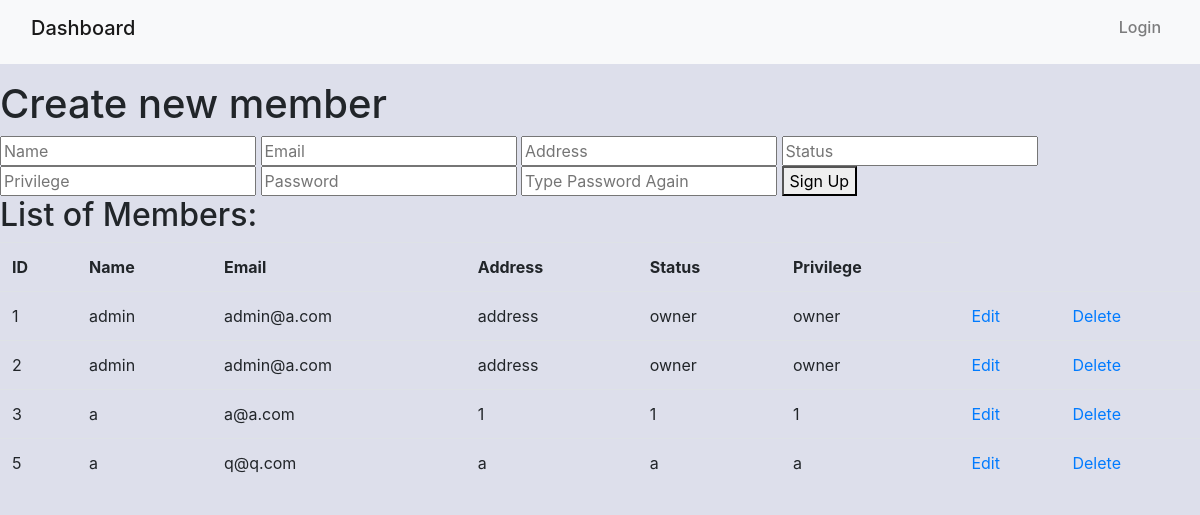
/includes/signup.php, run on an earlier commit of the app's database.
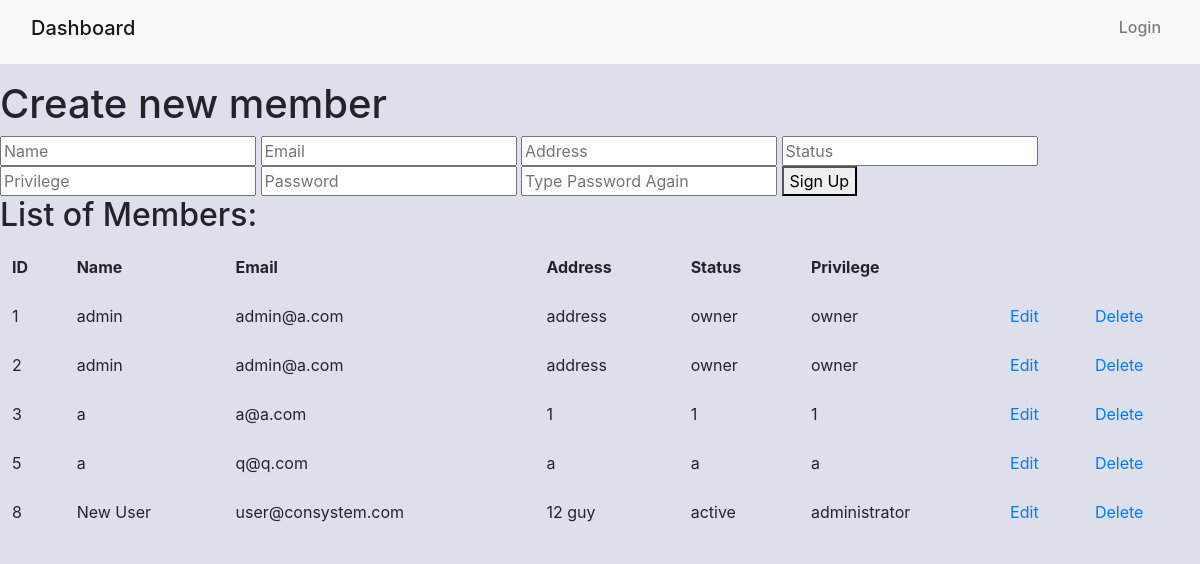
And on a later commit of the database.
### tables this page shows
CREATE TABLE `member` (
  `MemberID` int(11) NOT NULL,
  `Password` varchar(25) NOT NULL,
  `Email` varchar(25) NOT NULL,
  `Name` varchar(25) NOT NULL,
  `Address` varchar(25) NOT NULL,
  `Status` varchar(25) NOT NULL,
  `Privilege` varchar(25) NOT NULL
);

### includes/signup.php (the view, shortened to what this page needs)
<?php
 include './header.php';
?>
<main>
    <div class="wrapper-main">
        <section class="section-default">
            <h1>Create new member</h1>
            <form action="signup.inc.php" method="post">
                <input type="text" name="name" placeholder="Name">
                <input type="text" name="email" placeholder="Email">
                <input type="text" name="address" placeholder="Address">
                <input type="text" name="status" placeholder="Status">
                <input type="text" name="privilege" placeholder="Privilege">
                <input type="password" name="pwd" placeholder="Password">
                <input type="password" name="pwd-second" placeholder="Type Password Again">
                <button type="submit" name="signup-submit">Sign Up</button>
            </form>
            <h2>List of Members:</h2>
            <table class = "table">
                <tr>
                    <th>ID</th>
                    <th>Name</th>
                    <th>Email</th>
                    <th>Address</th>
                    <th>Status</th>
                    <th>Privilege</th>
                </tr>
                <?php
                require "dbh.inc.php";
                $sql ="SELECT MemberID, Name, Email, Address, Status, Privilege FROM member";
                if ($conn -> connect_errno) {
                    echo "Failed to connect to MySQL: " . $conn -> connect_error;
                    exit();
                }else {
                    $result = $conn->query($sql);
                    if($result -> num_rows > 0){
                        while ($row = $result -> fetch_assoc()){ ?>
                         <tr>
                             <td> <?php echo $row["MemberID"]; ?></td>
                             <td> <?php echo $row["Name"]; ?></td>
                             <td> <?php echo $row["Email"]; ?></td>
                             <td> <?php echo $row["Address"]; ?></td>
                             <td> <?php echo $row["Status"]; ?></td>
                             <td> <?php echo $row["Privilege"]; ?></td>
                             <td><a href="UserEdit.inc.php?MemberID1=<?php echo $row["MemberID"];?>">Edit</a></td>
                             <td><a href="UserDelete.inc.php?MemberID2=<?php echo $row["MemberID"];?>">Delete</a></td>
                         </tr>
                        <?php
                        }
                    }
                }
                ?>
            </table>
        </section>
    </div>
</main>
<?php include './footer.php'; ?>
<?php include './footer.php'; ?>

What changed in the data, as far as the page shows it:
added member: MemberID "8", Name "New User", Email "user@consystem.com", Address "12 guy", Status "active", Privilege "administrator"
